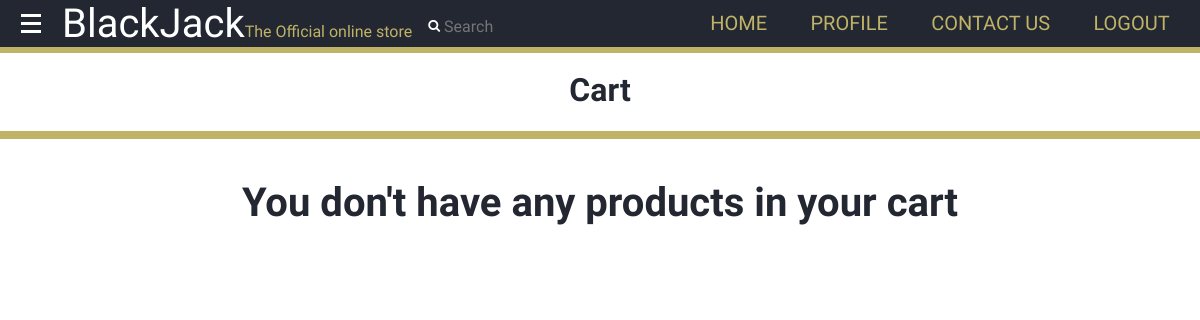
The app's page /cart/ (signed in), older data.
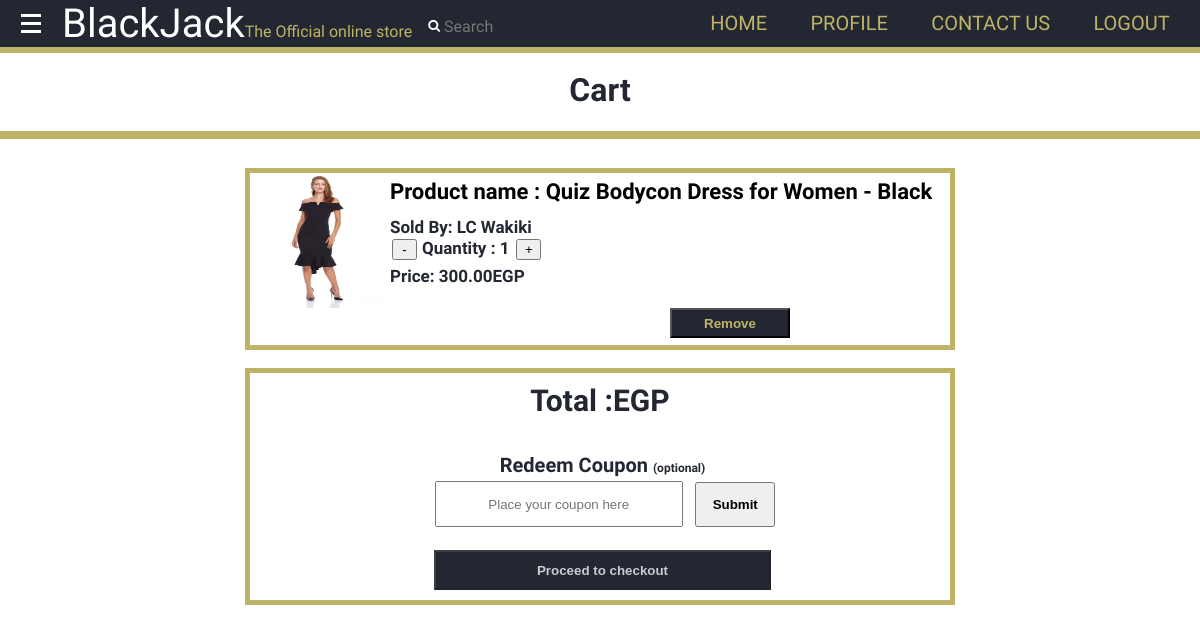
The same page, newer data.
### products/models.py (models this page shows, shortened)
class Product(models.Model):
    id = models.UUIDField(primary_key=True, default=uuid.uuid4, editable=False)
    name = models.CharField(max_length=100)
    price = models.DecimalField(max_digits=7,decimal_places=2)
    description = models.TextField(blank=True)
    remaininginstock = models.PositiveSmallIntegerField(default=1)
    featured = models.BooleanField(default=False)
    image = models.ImageField(null=True,blank=True,upload_to='product_images/')
    shop = models.ForeignKey('shop.Shop',on_delete=models.CASCADE)
    reviews = models.ManyToManyField(Review, blank=True, related_name="reviews")
    categories = [
        ('clothing','Clothing'),
        ('tvs','TVs'),
        ('electronics','Electronics'),
        ('home_applicanes','Home Appliances'),
        ('furniture','Furniture'),
        ('other','Other')
    ]
    category_map={
        'clothing':'Clothing',
        'tvs':'TVs',
        'electronics':'Electronics',
        'home_appliances':'Home Appliances',
        'furniture':'Furniture',
        'other':'Other'
    }
    category = models.CharField(max_length=15,choices=categories,default='other')
    visits = models.IntegerField(default=0)

### shop/models.py (models this page shows, shortened)
class Shop(models.Model):
    name = models.CharField(max_length=30)
    description = models.TextField(max_length=100)
    address = models.TextField(max_length=100,)
    products = models.ManyToManyField(Product, blank=True, related_name="products")
    coupons = models.ManyToManyField('shop.Coupon',blank=True,default=None,related_name='shop_coupons')
    orders = models.ManyToManyField('users.Order',blank=True,default=None,related_name='shop_orders')
    featured = models.BooleanField(default=False)

### users/models.py (models this page shows, shortened)
class User(AbstractUser):
    phone_number = models.CharField(max_length=15,null=False,default="")
    phone_number_code = models.CharField(max_length=4,null=False,default="+20")
    country = models.CharField(max_length=30,null=False,default="Egypt")
    preferred_currency = models.CharField(max_length=3,null=False,default="EGP")
    address = models.CharField(max_length=100,null=False,default="")
    is_seller = models.BooleanField(default=False)
    cart = models.ManyToManyField('products.Product', blank=True, related_name="cart")
    wishlist = models.ManyToManyField('products.Product', blank=True, related_name="wishlist" )
    shop = models.ForeignKey('shop.Shop', related_name="user_shop",on_delete=models.SET_NULL, null=True, blank=True, default=None)
    orders = models.ManyToManyField('users.Order', blank=True, related_name="user_orders")

### users/views.py (the view)
# urls.py: path('cart/', views.cart, name='cart'),
@login_required
def cart(request):
    if request.is_ajax():
        coupon_code = request.GET['coupon_code']
        user_coupon = Coupon.objects.filter(code=coupon_code)
        if user_coupon and user_coupon[0].coupon_type=='user':
            if user_coupon[0].activated:
                return JsonResponse({
                    'success': True,
                    'discount': user_coupon[0].discount,
                    'type': 'user'
                })
            return JsonResponse({
                'success':False
            })
        elif user_coupon and user_coupon[0].coupon_type=='event':
            if user_coupon[0].activated:
                return JsonResponse({
                    'success': True,
                    'discount': user_coupon[0].discount,
                    'type': 'event'
                })
            return JsonResponse({
                'success':False
            })
        else:
            products=request.user.cart.all()
            for product in products:
                for coupon in product.shop.coupons.all():
                    if coupon_code==coupon.code and coupon.activated:
                        print(coupon.shop.name)
                        return JsonResponse({
                            'success':True,
                            'discount':coupon.discount,
                            'shopname':coupon.shop.name,
                            'type':'shop'
                        })
            return JsonResponse({
                                'success':False
                            })
    elif request.method=='GET':
        preferred_currency=get_preffered_currency(request)
        currency_ratio=get_currency_ratio(request)
        products=request.user.cart.all()
        return render(request,"users/cart.html",
        {
            'currency_ratio':currency_ratio,
            'currency_symbol':currency_symbols[preferred_currency],
            'products':products,
        })

### users/views.py (called while the page is built)
def get_currency_ratio(request):
    preferred_currency=get_preffered_currency(request)
    if preferred_currency=='EGP':
        return 1
    else:
        return requests.get('https://free.currconv.com/api/v7/convert',{'apiKey':config('API_KEY'),'q':'EGP'+'_'+preferred_currency,'compact':'ultra'}).json()['EGP'+'_'+preferred_currency]

def get_preffered_currency(request):
    if not request.user.is_authenticated:
        return 'EGP'
    if request.user.preferred_currency=='':
        return 'EGP'
    return request.user.preferred_currency

### users/templates/users/cart.html (shortened to what this page needs)
{% extends 'users/layout.html' %}
{% load mathfilters %}
{% block name %}Cart{% endblock %}
{% block body %}
  {% if products %}
  <div id="items">
      <div class="itemscontainer">
          {% for product in products %}
          <div class="item" title="{{ product.name }}">
            <div style="overflow: auto;">
            <img src="{{ product.image.url }}" height="135" width="135">
            <p style="font-size:22px; font-weight:bold; position:relative; top:5px;"><a href="{% url 'productpage' product.id %}">Product name : {{ product.name }}</a></p>
            <p><span style="font-weight:bold;">Sold By: </span><span class="shopname">{{ product.shop.name }}</span></p>
            <button type="button" name="-" class="count" onclick="dec('{{product.name}}')">-</button>
              <p style="display:inline;"><span style="font-weight:bold; bottom:10px;">Quantity : </span> <span id="{{product.name}}" name="{{product.name}}" class="q">{% if product.remaininginstock > 0 %}1{% else %}0{% endif %}</span></p>
              <button id="{{product.name}}" type="button" name="+" class="count" onclick="inc('{{product.name}}', {{product.remaininginstock}})"
              >+</button>
              <p >Price: <span class="old_price"><span class="p">{{product.price|mul:currency_ratio|floatformat:2}}</span>{{currency_symbol}}</span></p>
            </div>
            <div>
              <button class="deactivate" onclick="location.href='{% url 'removefromcart' product.id %}'">Remove</button>
            </div>
          </div>
          {% endfor %}
      </div>
  </div>
  <div class="total">
      <p title="total" style="margin-top: 10px;margin-bottom: 0px;">Total :{{currency_symbol}}</p>
      <br>
      <p style="font-size:20px;margin-left:5px; font-weight:bold;margin-bottom:4px;margin-top: 0px;">Redeem Coupon <span style="font-size:12px;">(optional)</span></p>
      <input type="text" name="username" id="coupon_code" placeholder="Place your coupon here" style="display:inline; height:40px; width:240px; margin-left:5px; margin-top:0px;text-align:center;">
      <input type="button" id="add_coupon" name="Submit" value="Submit"
      style="display:inline; height:45px; width:80px; position:relative; left:5px; font-weight:bold; margin-bottom:20px; ">
      <form action="{% url 'create_transaction' %}" method="POST">
      <input type="submit" id="checkout_btn" name="proceed_to_checkout" value="Proceed to checkout" disabled>
      </form>
  </div>
  {% else %}
  <div>
    <p style="font-size:2.5rem; text-align:center">You don't have any products in your cart</p>
  </div>
  {% endif %}
{% endblock %}

Row changes from the older to the newer data that the page shows:
now on this page (row edited): Product: image (picture), name "Quiz Bodycon Dress for Women - Black", shop.name "LC Wakiki", remaininginstock "1", price|mul "300.00", currency_symbol "EGP"
now on this page (row edited): User: preferred_currency "EGP"
Text that changed along with them:
form field Submit: (not shown) → "Submit"
form field proceed_to_checkout: (not shown) → "Proceed to checkout"
text no longer shown: "You don't have any products in your cart"
text now shown: "Total : Redeem Coupon (optional)"
